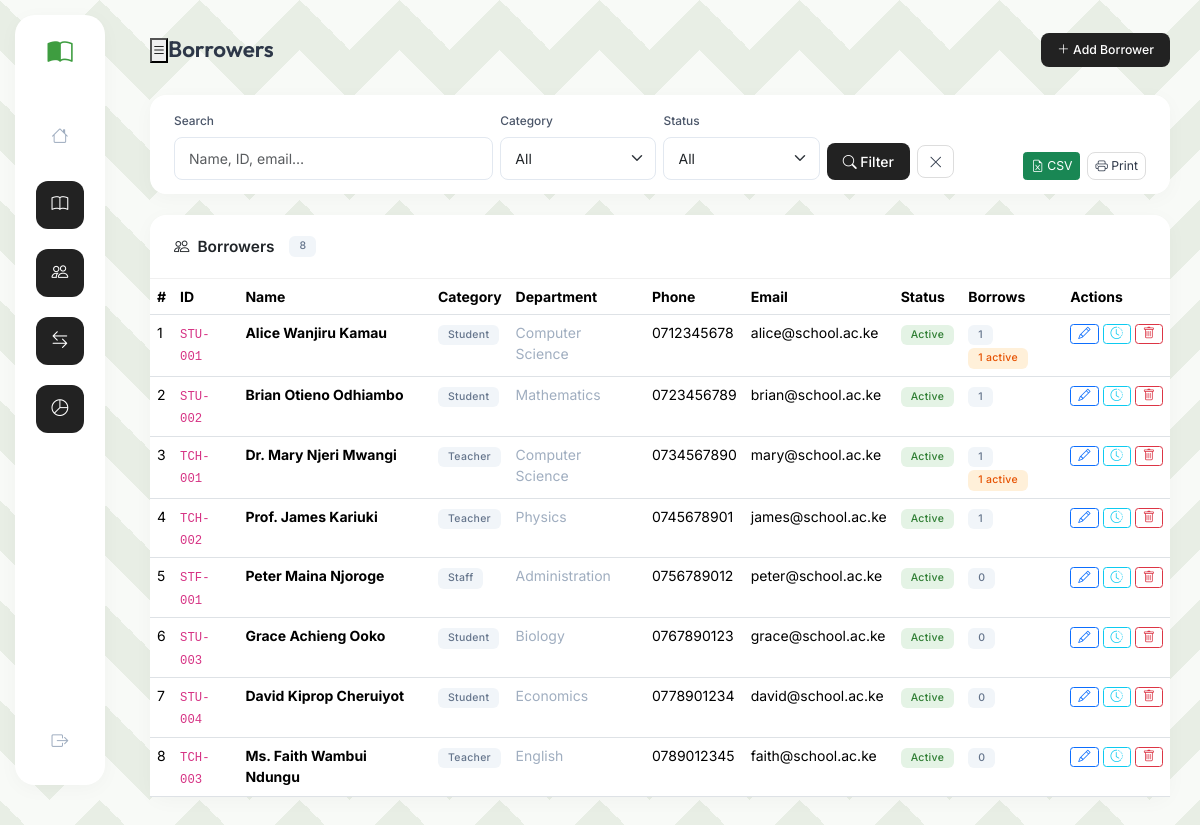
Screenshot of /modules/borrowers/index.php (signed in) with the database file from the repository.
### tables this page shows
CREATE TABLE IF NOT EXISTS borrowers (
    id          INT UNSIGNED AUTO_INCREMENT PRIMARY KEY,
    borrower_id VARCHAR(50)  NOT NULL UNIQUE,
    full_name   VARCHAR(150) NOT NULL,
    category    ENUM('Student','Teacher','Staff') NOT NULL,
    department  VARCHAR(100) DEFAULT NULL,
    phone       VARCHAR(30)  DEFAULT NULL,
    email       VARCHAR(150) DEFAULT NULL,
    status      ENUM('Active','Inactive') DEFAULT 'Active',
    created_at  TIMESTAMP DEFAULT CURRENT_TIMESTAMP,
    INDEX idx_category(category), INDEX idx_status(status)
);

### modules/borrowers/index.php (the view, shortened to what this page needs)
<?php
$pdo = getDB();
$search   = trim($_GET['q']   ?? '');
$category = trim($_GET['cat'] ?? '');
$status   = trim($_GET['status'] ?? '');
$perPage  = 20; $page = max(1,(int)($_GET['page']??1));
$where=[]; $params=[];
$whereSQL = $where ? 'WHERE '.implode(' AND ',$where) : '';
$total = $pdo->prepare("SELECT COUNT(*) FROM borrowers $whereSQL");
$total->execute($params);
$p = paginate((int)$total->fetchColumn(),$perPage,$page);
$stmt = $pdo->prepare("SELECT b.*,
    (SELECT COUNT(*) FROM borrow_records br WHERE br.borrower_id=b.id) total_borrows,
    (SELECT COUNT(*) FROM borrow_records br WHERE br.borrower_id=b.id AND br.status='Not Returned') active_borrows
    FROM borrowers b $whereSQL ORDER BY b.created_at DESC LIMIT {$p['per_page']} OFFSET {$p['offset']}");
$stmt->execute($params);
$borrowers = $stmt->fetchAll();
require_once '../../includes/header.php';
require_once '../../includes/sidebar.php';
?>
<div id="main">
  <div class="topbar">
    <button class="sidebar-toggle"><i class="bi bi-list"></i></button>
    <span class="topbar-title">Borrowers</span>
    <a href="add.php" class="btn btn-primary btn-sm ms-auto no-print">
      <i class="bi bi-plus-lg me-1"></i>Add Borrower
    </a>
  </div>
  <div class="page-content">
    <div class="card mb-4 no-print">
      <div class="card-body py-3">
        <form method="GET" class="row g-2 align-items-end">
          <div class="col-sm-4">
            <label class="form-label">Search</label>
            <input type="text" name="q" class="form-control" placeholder="Name, ID, email…" value="<?= sanitize($search) ?>">
          </div>
          <div class="col-sm-2">
            <label class="form-label">Category</label>
            <select name="cat" class="form-select">
              <option value="">All</option>
            </select>
          </div>
          <div class="col-sm-2">
            <label class="form-label">Status</label>
            <select name="status" class="form-select">
              <option value="">All</option>
            </select>
          </div>
          <div class="col-auto">
            <button class="btn btn-primary"><i class="bi bi-search me-1"></i>Filter</button>
            <a href="?" class="btn btn-outline-secondary ms-1"><i class="bi bi-x-lg"></i></a>
          </div>
          <div class="col-auto ms-auto d-flex gap-2">
            <a href="<?= BASE_URL ?>/modules/reports/export.php?type=borrowers&<?= http_build_query(['q'=>$search,'cat'=>$category,'status'=>$status]) ?>"
               class="btn btn-success btn-sm"><i class="bi bi-file-earmark-excel me-1"></i>CSV</a>
            <button type="button" class="btn btn-outline-secondary btn-sm btn-print"><i class="bi bi-printer me-1"></i>Print</button>
          </div>
        </form>
      </div>
    </div>
    <div class="card">
      <div class="card-header"><i class="bi bi-people"></i> Borrowers <span class="badge bg-secondary ms-2"><?= number_format($p['total']) ?></span></div>
      <div class="card-body p-0">
        <div class="table-responsive">
          <table class="table table-hover mb-0">
            <thead>
              <tr><th>#</th><th>ID</th><th>Name</th><th>Category</th><th>Department</th><th>Phone</th><th>Email</th><th>Status</th><th>Borrows</th><th class="no-print">Actions</th></tr>
            </thead>
            <tbody>
            <?php if ($borrowers): ?>
            <?php foreach ($borrowers as $i => $b): ?>
            <tr>
              <td><?= $p['offset']+$i+1 ?></td>
              <td><code><?= sanitize($b['borrower_id']) ?></code></td>
              <td><strong><?= sanitize($b['full_name']) ?></strong></td>
              <td><?= badge($b['category']) ?></td>
              <td class="text-muted"><?= sanitize($b['department']??'—') ?></td>
              <td><?= sanitize($b['phone']??'—') ?></td>
              <td><?= sanitize($b['email']??'—') ?></td>
              <td><?= badge($b['status']) ?></td>
              <td>
                <span title="Total borrows" class="badge bg-secondary"><?= $b['total_borrows'] ?></span>
                <?php if ($b['active_borrows'] > 0): ?>
                  <span class="badge bg-warning text-dark"><?= $b['active_borrows'] ?> active</span>
                <?php endif; ?>
              </td>
              <td class="no-print" style="white-space:nowrap">
                <a href="edit.php?id=<?= $b['id'] ?>" class="btn btn-sm btn-outline-primary py-0 px-2"><i class="bi bi-pencil"></i></a>
                <a href="history.php?id=<?= $b['id'] ?>" class="btn btn-sm btn-outline-info py-0 px-2"><i class="bi bi-clock-history"></i></a>
                <form method="POST" class="d-inline">
                  <button class="btn btn-sm btn-outline-danger py-0 px-2 btn-delete"><i class="bi bi-trash"></i></button>
                </form>
              </td>
            </tr>
            <?php endforeach; ?>
            <?php else: ?>
            <tr><td colspan="10" class="text-center text-muted py-4">No borrowers found.</td></tr>
            <?php endif; ?>
            </tbody>
          </table>
        </div>
      </div>
    </div>
  </div>
</div>
<?php require_once '../../includes/footer.php'; ?>

### includes/helpers.php (shortened to what this page needs)
<?php
function sanitize(string $v): string {
    return htmlspecialchars(strip_tags(trim($v)), ENT_QUOTES, 'UTF-8');
}
function badge(string $s): string {
    $m = [
        'Available'     => 'success',
        'Borrowed'      => 'warning text-dark',
        'Missing'       => 'danger',
        'All Issued'    => 'danger',
        'Not Available' => 'secondary',
        'Returned'     => 'success',
        'Not Returned' => 'warning text-dark',
        'Active'       => 'success',
        'Inactive'     => 'secondary',
        'Perfect'      => 'success',
        'Good'         => 'info text-dark',
        'Mildly Torn'  => 'warning text-dark',
        'Torn'         => 'orange text-dark',
        'Damaged'      => 'danger',
    ];
    $c = $m[$s] ?? 'secondary';
    return "<span class='badge bg-{$c}'>{$s}</span>";
}
function paginate(int $total, int $perPage, int $page): array {
    $pages  = max(1, (int)ceil($total / $perPage));
    $page   = max(1, min($page, $pages));
    return ['total'=>$total,'per_page'=>$perPage,'current'=>$page,
            'total_pages'=>$pages,'offset'=>($page-1)*$perPage];
}

### assets/css/style.css (style rules this page uses)
:root { --brand: #3e9d40; --brand-light: #52b554; --accent: #222222; --surface: #e8eee5; --card-bg: #ffffff; --border: #f0f0f0; --text: #2d3748; --text-muted: #a0aec0; --sidebar-w: 90px; --topbar-h: 70px; --radius: 16px; --shadow: 0 4px 20px rgba(0,0,0,0.03); --shadow-lg: 0 10px 40px rgba(0,0,0,0.06); font-size: 14px; }
*, *::before, *::after { box-sizing: border-box; margin: 0; padding: 0; }
body { font-family: 'Inter', sans-serif; color: var(--text); min-height: 100vh; display: flex; background-color: var(--surface); background-image: linear-gradient(135deg, rgba(255,255,255,0.7) 25%, transparent 25%), linear-gradient(225deg, rgba(255,255,255,0.7) 25%, transparent 25%), linear-gradient(45deg, rgba(255,255,255,0.7) 25%, transparent 25%), linear-gradient(315deg, rgba(255,255,255,0.7) 25%, transparent 25%); background-size: 100px 100px; background-position: 50px 0, 50px 0, 0 0, 0 0; background-attachment: fixed; }
#main { margin-left: calc(var(--sidebar-w) + 30px); width: calc(100% - var(--sidebar-w) - 30px); display: flex; flex-direction: column; }
.topbar { height: var(--topbar-h); padding: 0 30px; display: flex; align-items: center; margin-top: 15px; }
.topbar-title { font-family: 'Outfit', sans-serif; font-size: 1.6rem; font-weight: 600; color: var(--text); }
.page-content { padding: 10px 30px 40px; flex-grow: 1; }
.text-muted { color: var(--text-muted) !important; }
.card { border: none; border-radius: var(--radius); box-shadow: var(--shadow); background: var(--card-bg); margin-bottom: 24px; }
.card-header { background: none; border-bottom: 1px solid var(--border); font-weight: 600; font-size: 1.1rem; padding: 20px 24px; display: flex; align-items: center; gap: 8px; }
.card-body { padding: 24px; }
.btn-primary { background: var(--accent); border: none; border-radius: 8px; padding: 8px 16px; font-weight: 500; }
.btn-outline-secondary { border-color: #ddd; border-radius: 8px; color: var(--text); }
.form-control, .form-select { border-radius: 8px; border-color: #e2e8f0; padding: 10px 14px; }
.form-label { font-weight: 500; font-size: .85rem; color: #4a5568; }
.badge { font-weight: 500; padding: 5px 10px; border-radius: 6px; letter-spacing: .3px; font-size: .75rem; }
.bg-success { background: rgba(76, 175, 80, 0.15) !important; color: #2e7d32 !important; }
.bg-warning { background: rgba(255, 152, 0, 0.15) !important; color: #e65100 !important; }
.bg-secondary { background: #f1f5f9 !important; color: #64748b !important; }

### rows the page displays
borrowers: offset "1", borrower "STU-001", full_name "Alice Wanjiru Kamau", category "Student Active", department "Computer Science", phone "0712345678", email "alice@school.ac.ke", total_borrows "1", active_borrows "1"
borrowers: offset "2", borrower "STU-002", full_name "Brian Otieno Odhiambo", category "Student Active", department "Mathematics", phone "0723456789", email "brian@school.ac.ke", total_borrows "1"
borrowers: offset "3", borrower "TCH-001", full_name "Dr. Mary Njeri Mwangi", category "Teacher Active", department "Computer Science", phone "0734567890", email "mary@school.ac.ke", total_borrows "1", active_borrows "1"
borrowers: offset "4", borrower "TCH-002", full_name "Prof. James Kariuki", category "Teacher Active", department "Physics", phone "0745678901", email "james@school.ac.ke", total_borrows "1"
borrowers: offset "5", borrower "STF-001", full_name "Peter Maina Njoroge", category "Staff Active", department "Administration", phone "0756789012", email "peter@school.ac.ke", total_borrows "0"
borrowers: offset "6", borrower "STU-003", full_name "Grace Achieng Ooko", category "Student Active", department "Biology", phone "0767890123", email "grace@school.ac.ke", total_borrows "0"
borrowers: offset "7", borrower "STU-004", full_name "David Kiprop Cheruiyot", category "Student Active", department "Economics", phone "0778901234", email "david@school.ac.ke", total_borrows "0"
borrowers: offset "8", borrower "TCH-003", full_name "Ms. Faith Wambui Ndungu", category "Teacher Active", department "English", phone "0789012345", email "faith@school.ac.ke", total_borrows "0"

### other values shown
$p['total'] "8"
